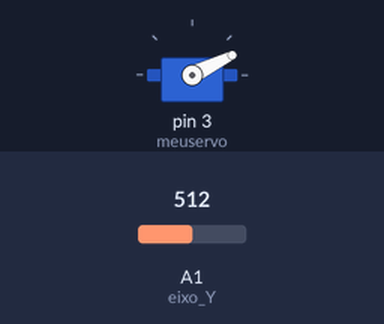
Bench run of a sketch on a simulated Arduino Uno, built with avr-gcc and run on an emulated ATmega328P. Parts: servo. Inputs (shaded band) come from the test bench; at power-on: A1 (eixo_Y) = 512.

Above: at 1.2 s.
1.3 s: A1 (eixo_Y) set to 532
At 2.6 s:
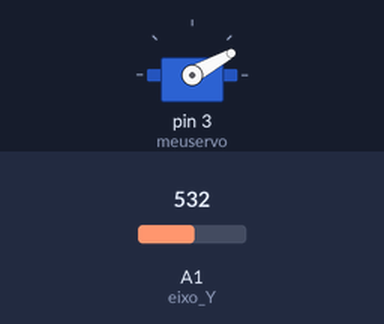
2.9 s: A1 (eixo_Y) set to 553
At 3.9 s:
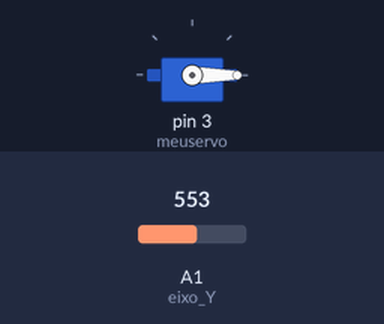
Timing chart, 0 to 5.9 s (numbered marks = the images above; inputs shaded):
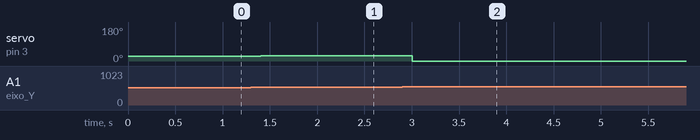

The sketch:

controle_servo.ino
```cpp
#include "Servo.h"

int eixo_X = A0; //PINO REFERENTE A LIGAÇÃO DO EIXO X
int eixo_Y = A1; //PINO REFERENTE A LIGAÇÃO DO EIXO Y
int botao = 2; //PINO REFERENTE A LIGAÇÃO NO PINO KEY (EIXO Z)
int angulo = 90;
Servo meuservo;

void setup() {
  pinMode (botao, INPUT_PULLUP); //DEFINE A PORTA COMO ENTRADA / "_PULLUP" É PARA ATIVAR O RESISTOR INTERNO
  //DO ARDUINO PARA GARANTIR QUE NÃO EXISTA FLUTUAÇÃO ENTRE 0 (LOW) E 1 (HIGH)
  meuservo.attach(3);
}
void loop() {
  angulo = (analogRead(eixo_Y)*180)/1023;

  meuservo.write(angulo);
  delay(200); //INTERVALO DE 500 MILISSEGUNDOS
}
```

Measured:
- the behaviour switches between 546 and 547 on A1 (eixo_Y) (found by bisection; images 1 and 2)
- after the input at 1.3 s, servo on pin 3 (meuservo): 26° → 29° after 0.10 s
- after the input at 2.9 s, servo on pin 3 (meuservo): 29° → 0° after 0.10 s
